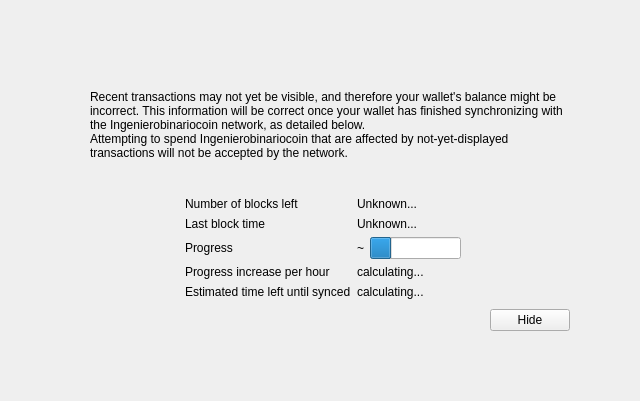
<?xml version="1.0" encoding="UTF-8"?>
<ui version="4.0">
 <class>ModalOverlay</class>
 <widget class="ModalOverlay" name="ModalOverlay">
  <property name="geometry">
   <rect>
    <x>0</x>
    <y>0</y>
    <width>640</width>
    <height>401</height>
   </rect>
  </property>
  <property name="windowTitle">
   <string>Form</string>
  </property>
  <layout class="QVBoxLayout" name="verticalLayout" stretch="0">
   <property name="sizeConstraint">
    <enum>QLayout::SetDefaultConstraint</enum>
   </property>
   <property name="leftMargin">
    <number>0</number>
   </property>
   <property name="topMargin">
    <number>0</number>
   </property>
   <property name="rightMargin">
    <number>0</number>
   </property>
   <property name="bottomMargin">
    <number>0</number>
   </property>
   <item>
    <widget class="QWidget" name="bgWidget" native="true">
     <property name="styleSheet">
      <string notr="true"/>
     </property>
     <layout class="QVBoxLayout" name="verticalLayoutMain" stretch="0">
      <property name="leftMargin">
       <number>60</number>
      </property>
      <property name="topMargin">
       <number>60</number>
      </property>
      <property name="rightMargin">
       <number>60</number>
      </property>
      <property name="bottomMargin">
       <number>60</number>
      </property>
      <item>
       <widget class="QWidget" name="contentWidget" native="true">
        <property name="styleSheet">
         <string notr="true"/>
        </property>
        <layout class="QVBoxLayout" name="verticalLayoutSub" stretch="1,0,0,0,0">
         <property name="spacing">
          <number>0</number>
         </property>
         <property name="leftMargin">
          <number>10</number>
         </property>
         <property name="topMargin">
          <number>10</number>
         </property>
         <property name="rightMargin">
          <number>10</number>
         </property>
         <property name="bottomMargin">
          <number>10</number>
         </property>
         <item>
          <layout class="QHBoxLayout" name="horizontalLayoutIconText" stretch="0,1">
           <property name="topMargin">
            <number>20</number>
           </property>
           <item>
            <layout class="QVBoxLayout" name="verticalLayoutIcon">
             <property name="leftMargin">
              <number>0</number>
             </property>
             <item>
              <widget class="QLabel" name="warningIcon">
               <property name="text">
                <string/>
               </property>
              </widget>
             </item>
             <item>
              <spacer name="verticalSpacerWarningIcon">
               <property name="orientation">
                <enum>Qt::Vertical</enum>
               </property>
               <property name="sizeHint" stdset="0">
                <size>
                 <width>20</width>
                 <height>40</height>
                </size>
               </property>
              </spacer>
             </item>
            </layout>
           </item>
           <item>
            <layout class="QVBoxLayout" name="verticalLayoutInfoText">
             <property name="leftMargin">
              <number>0</number>
             </property>
             <property name="topMargin">
              <number>0</number>
             </property>
             <item>
              <widget class="QLabel" name="infoText">
               <property name="text">
                <string>Recent transactions may not yet be visible, and therefore your wallet's balance might be incorrect. This information will be correct once your wallet has finished synchronizing with the Ingenierobinariocoin network, as detailed below.</string>
               </property>
               <property name="textFormat">
                <enum>Qt::RichText</enum>
               </property>
               <property name="wordWrap">
                <bool>true</bool>
               </property>
              </widget>
             </item>
             <item>
              <widget class="QLabel" name="infoTextStrong">
               <property name="text">
                <string>Attempting to spend Ingenierobinariocoin that are affected by not-yet-displayed transactions will not be accepted by the network.</string>
               </property>
               <property name="textFormat">
                <enum>Qt::RichText</enum>
               </property>
               <property name="wordWrap">
                <bool>true</bool>
               </property>
              </widget>
             </item>
             <item>
              <spacer name="verticalSpacerInTextSpace">
               <property name="orientation">
                <enum>Qt::Vertical</enum>
               </property>
               <property name="sizeHint" stdset="0">
                <size>
                 <width>20</width>
                 <height>40</height>
                </size>
               </property>
              </spacer>
             </item>
            </layout>
           </item>
          </layout>
         </item>
         <item>
          <spacer name="verticalSpacerAfterText">
           <property name="orientation">
            <enum>Qt::Vertical</enum>
           </property>
           <property name="sizeHint" stdset="0">
            <size>
             <width>20</width>
             <height>40</height>
            </size>
           </property>
          </spacer>
         </item>
         <item>
          <layout class="QFormLayout" name="formLayout">
           <property name="fieldGrowthPolicy">
            <enum>QFormLayout::FieldsStayAtSizeHint</enum>
           </property>
           <property name="formAlignment">
            <set>Qt::AlignHCenter|Qt::AlignTop</set>
           </property>
           <property name="horizontalSpacing">
            <number>6</number>
           </property>
           <property name="verticalSpacing">
            <number>6</number>
           </property>
           <property name="topMargin">
            <number>10</number>
           </property>
           <item row="0" column="0">
            <widget class="QLabel" name="labelNumberOfBlocksLeft">
             <property name="text">
              <string>Number of blocks left</string>
             </property>
            </widget>
           </item>
           <item row="0" column="1">
            <widget class="QLabel" name="numberOfBlocksLeft">
             <property name="text">
              <string>Unknown...</string>
             </property>
            </widget>
           </item>
           <item row="1" column="0">
            <widget class="QLabel" name="labelLastBlockTime">
             <property name="text">
              <string>Last block time</string>
             </property>
            </widget>
           </item>
           <item row="1" column="1">
            <widget class="QLabel" name="newestBlockDate">
             <property name="sizePolicy">
              <sizepolicy hsizetype="Maximum" vsizetype="Preferred">
               <horstretch>0</horstretch>
               <verstretch>0</verstretch>
              </sizepolicy>
             </property>
             <property name="text">
              <string>Unknown...</string>
             </property>
            </widget>
           </item>
           <item row="2" column="0">
            <widget class="QLabel" name="labelSyncDone">
             <property name="text">
              <string>Progress</string>
             </property>
            </widget>
           </item>
           <item row="2" column="1">
            <layout class="QHBoxLayout" name="horizontalLayoutSync" stretch="0,1">
             <item>
              <widget class="QLabel" name="percentageProgress">
               <property name="text">
                <string notr="true">~</string>
               </property>
              </widget>
             </item>
             <item>
              <widget class="QProgressBar" name="progressBar">
               <property name="value">
                <number>24</number>
               </property>
               <property name="format">
                <string/>
               </property>
              </widget>
             </item>
            </layout>
           </item>
           <item row="4" column="0">
            <widget class="QLabel" name="labelProgressIncrease">
             <property name="text">
              <string>Progress increase per hour</string>
             </property>
            </widget>
           </item>
           <item row="4" column="1">
            <widget class="QLabel" name="progressIncreasePerH">
             <property name="text">
              <string>calculating...</string>
             </property>
            </widget>
           </item>
           <item row="5" column="0">
            <widget class="QLabel" name="labelEstimatedTimeLeft">
             <property name="text">
              <string>Estimated time left until synced</string>
             </property>
            </widget>
           </item>
           <item row="5" column="1">
            <widget class="QLabel" name="expectedTimeLeft">
             <property name="text">
              <string>calculating...</string>
             </property>
            </widget>
           </item>
          </layout>
         </item>
         <item>
          <layout class="QHBoxLayout" name="horizontalLayoutButtons">
           <property name="leftMargin">
            <number>10</number>
           </property>
           <property name="topMargin">
            <number>10</number>
           </property>
           <item>
            <spacer name="horizontalSpacer">
             <property name="orientation">
              <enum>Qt::Horizontal</enum>
             </property>
             <property name="sizeHint" stdset="0">
              <size>
               <width>40</width>
               <height>20</height>
              </size>
             </property>
            </spacer>
           </item>
           <item>
            <widget class="QPushButton" name="closeButton">
             <property name="text">
              <string>Hide</string>
             </property>
            </widget>
           </item>
          </layout>
         </item>
         <item>
          <layout class="QVBoxLayout" name="verticalLayout_2">
           <item>
            <spacer name="verticalSpacer">
             <property name="orientation">
              <enum>Qt::Vertical</enum>
             </property>
             <property name="sizeHint" stdset="0">
              <size>
               <width>20</width>
               <height>40</height>
              </size>
             </property>
            </spacer>
           </item>
          </layout>
         </item>
        </layout>
       </widget>
      </item>
     </layout>
    </widget>
   </item>
  </layout>
 </widget>
 <customwidgets>
  <customwidget>
   <class>ModalOverlay</class>
   <extends>QWidget</extends>
   <header>qt/modaloverlay.h</header>
   <container>1</container>
  </customwidget>
 </customwidgets>
 <resources/>
 <connections/>
</ui>
